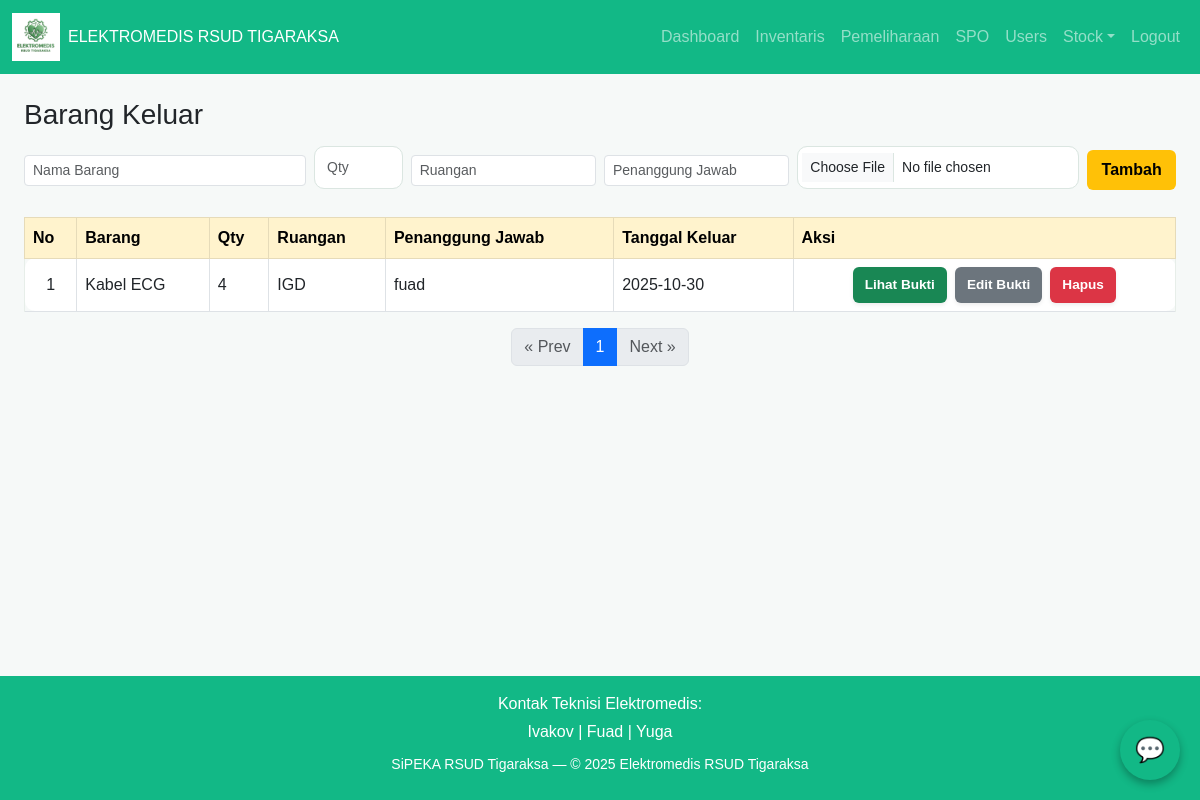
The page /admin/stock/out (signed in) on the database its author committed.
### tables this page shows
CREATE TABLE stock_out (
            id INTEGER PRIMARY KEY AUTOINCREMENT,
            nama_barang TEXT NOT NULL,
            qty INTEGER NOT NULL,
            ruangan TEXT,
            penanggung_jawab TEXT,
            tgl_keluar TEXT NOT NULL
        , bukti_path TEXT);

### app.py (the view)
@app.get("/admin/stock/out")
def admin_stock_out():
    if not session.get("user") or session["user"]["role"] != "admin":
        return abort(403)
    page = int(request.args.get("page", 1))
    per_page = 50
    offset = (page - 1) * per_page
    with db() as conn:
        rows = conn.execute("""
            SELECT * FROM stock_out
            ORDER BY datetime(tgl_keluar) DESC
            LIMIT ? OFFSET ?
        """, (per_page, offset)).fetchall()
        total_items = conn.execute("SELECT COUNT(*) as cnt FROM stock_out").fetchone()["cnt"]
        total_pages = (total_items + per_page - 1) // per_page
    return render_template(
        "admin_stock_out.html",
        items=rows,
        page=page,
        total_pages=total_pages,
        per_page=per_page,
        BRAND=BRAND,
        user=session.get("user")
    )

### app.py (called while the page is built)
@app.context_processor
def inject_user():
    if 'user' in session:
        return {'user': session['user']}
    return {'user': None}

def db():
    conn = sqlite3.connect(DB_PATH)
    conn.row_factory = sqlite3.Row
    return conn

### templates/admin_stock_out.html (shortened to what this page needs)
{% extends "base.html" %}
{% block content %}
<h3>Barang Keluar</h3>
<form method="post" action="{{ url_for('admin_stock_out_add') }}" enctype="multipart/form-data"
      class="row gx-2 gy-2 align-items-center mb-3">
  <div class="col-md-3 col-sm-6">
    <input name="nama_barang" class="form-control form-control-sm" placeholder="Nama Barang" required>
  </div>
  <div class="col-md-1 col-sm-3">
    <input name="qty" type="number" class="form-control form-control-sm" placeholder="Qty" required>
  </div>
  <div class="col-md-2 col-sm-4">
    <input name="ruangan" class="form-control form-control-sm" placeholder="Ruangan" required>
  </div>
  <div class="col-md-2 col-sm-4">
    <input name="penanggung_jawab" class="form-control form-control-sm" placeholder="Penanggung Jawab" required>
  </div>
  <div class="col-md-3 col-sm-6">
    <input type="file" name="bukti_file" accept=".jpg,.jpeg,.png,.pdf" class="form-control form-control-sm">
  </div>
  <div class="col-md-1 col-sm-12 d-grid">
    <button type="submit" class="btn btn-warning w-100">Tambah</button>
  </div>
</form>
<table class="table table-bordered table-hover align-middle">
  <thead class="table-warning text-center">
    <tr>
      <th>No</th>
      <th>Barang</th>
      <th>Qty</th>
      <th>Ruangan</th>
      <th>Penanggung Jawab</th>
      <th>Tanggal Keluar</th>
      <th>Aksi</th>
    </tr>
  </thead>
  <tbody>
    {% for i in items %}
    <tr>
      <td class="text-center">{{ loop.index + ((page - 1) * per_page) }}</td>
      <td>{{ i['nama_barang'] }}</td>
      <td>{{ i['qty'] }}</td>
      <td>{{ i['ruangan'] }}</td>
      <td>{{ i['penanggung_jawab'] }}</td>
      <td>{{ i['tgl_keluar'] }}</td>
      <td class="text-center">
        {% if i['bukti_path'] %}
          <div class="d-flex justify-content-center gap-2 flex-wrap">
            <a href="{{ url_for('static', filename=i['bukti_path']) }}" target="_blank"
               class="btn btn-success btn-sm shadow-sm">Lihat Bukti</a>
            <button type="button" class="btn btn-secondary btn-sm shadow-sm"
                    data-bs-toggle="modal" data-bs-target="#editModal{{ i['id'] }}">
              Edit Bukti
            </button>
            <form action="{{ url_for('admin_stock_out_delete', item_id=i['id']) }}" method="post" class="d-inline">
              <button type="submit" class="btn btn-danger btn-sm shadow-sm"
                      onclick="return confirm('Yakin ingin menghapus data ini?')">Hapus</button>
            </form>
          </div>
        {% else %}
          <span class="text-muted fst-italic">Belum ada bukti</span>
          <form action="{{ url_for('admin_stock_out_delete', item_id=i['id']) }}" method="post" class="d-inline">
            <button type="submit" class="btn btn-danger btn-sm mt-1"
                    onclick="return confirm('Yakin ingin menghapus data ini?')">Hapus</button>
          </form>
        {% endif %}
      </td>
    </tr>
    {% else %}
    <tr>
      <td colspan="7" class="text-center text-muted">Belum ada data.</td>
    </tr>
    {% endfor %}
  </tbody>
</table>
<nav aria-label="Page navigation" class="mt-3">
  <ul class="pagination justify-content-center">
    {% if page > 1 %}
      <li class="page-item">
        <a class="page-link" href="?page={{ page - 1 }}">« Prev</a>
      </li>
    {% else %}
      <li class="page-item disabled"><span class="page-link">« Prev</span></li>
    {% endif %}
    {% for p in range(1, total_pages + 1) %}
      <li class="page-item {% if p == page %}active{% endif %}">
        <a class="page-link" href="?page={{ p }}">{{ p }}</a>
      </li>
    {% endfor %}
    {% if page < total_pages %}
      <li class="page-item">
        <a class="page-link" href="?page={{ page + 1 }}">Next »</a>
      </li>
    {% else %}
      <li class="page-item disabled"><span class="page-link">Next »</span></li>
    {% endif %}
  </ul>
</nav>
{% endblock %}

### static/css/style.css (style rules this page uses)
:root { --brand-primary: #2e7d32; --brand-secondary: #4caf50; --brand-dark: #0B5C49; }
body { background-color: #f6f9f8; font-family: Arial, sans-serif; }
.btn { padding: 8px 12px; border-radius: 6px; border: none; cursor: pointer; font-weight: 600; }
input[type=text],input[type=password],input[type=date],input[type=number], textarea,select,input[type=file] { width:100%; padding:10px 12px; border:1px solid #dbe6e1; border-radius:10px; margin-top:6px; margin-bottom:12px; }
table { width: 100%; border-collapse: collapse; }
table th { background: #12B886; color: white; padding: 10px; text-align: left; }
table td { background: white; padding: 8px; border-bottom: 1px solid #eee; }
tr td:first-child { border-left:1px solid #e7eee9; border-top-left-radius:10px; border-bottom-left-radius:10px; }
tr td:last-child { border-right:1px solid #e7eee9; border-top-right-radius:10px; border-bottom-right-radius:10px; }

### templates/base.html (style rules this page uses)
.btn-sm, .form-select-sm { font-size: 0.85rem; }
body { display: flex; flex-direction: column; min-height: 100vh; }

### rows shown on the page
stock_out: nama_barang "Kabel ECG", qty "4", ruangan "IGD", penanggung_jawab "fuad", tgl_keluar "2025-10-30"

### other values the page prints
{{ p }} "1"
